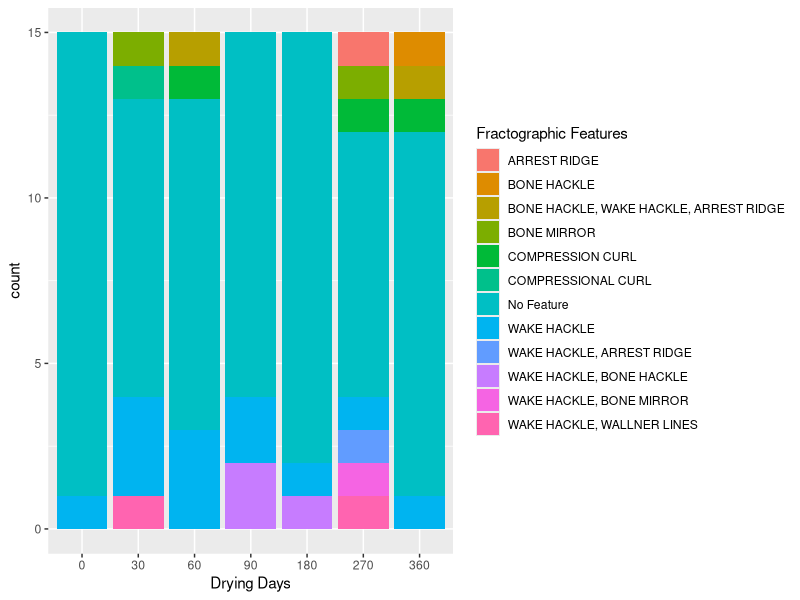
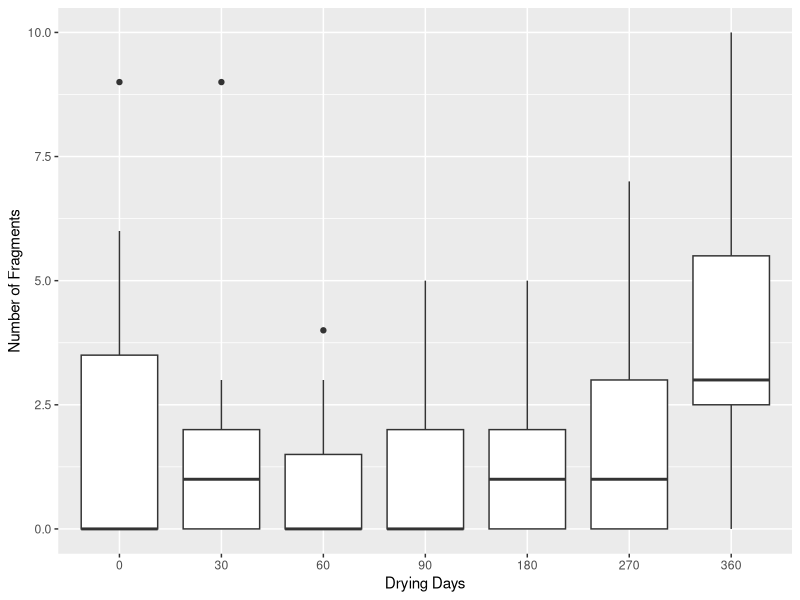
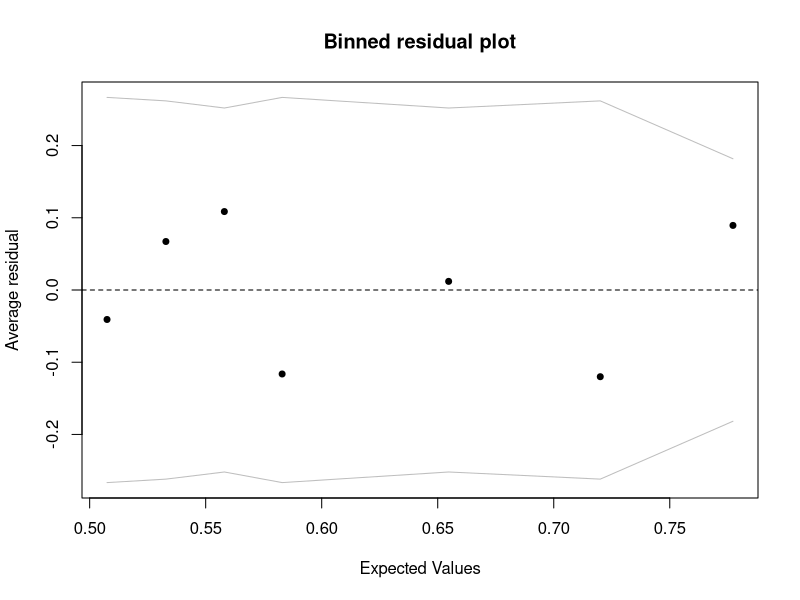
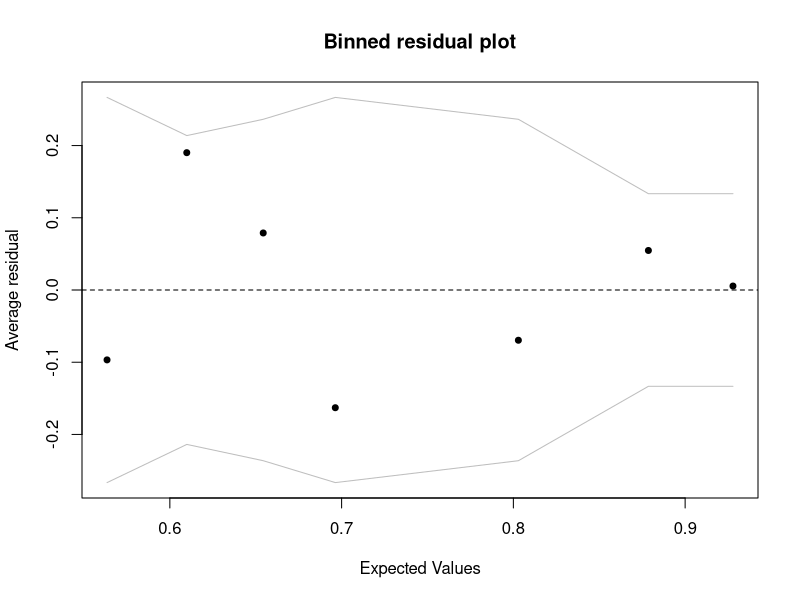
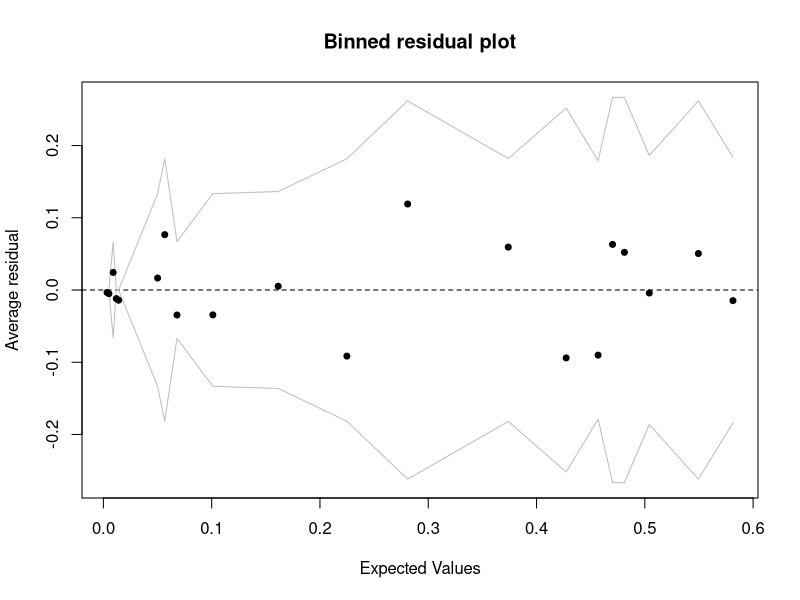
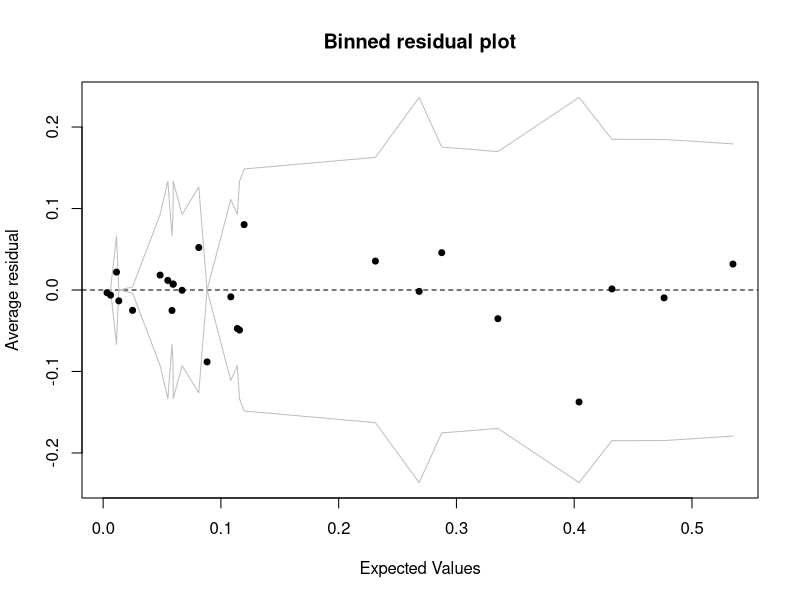
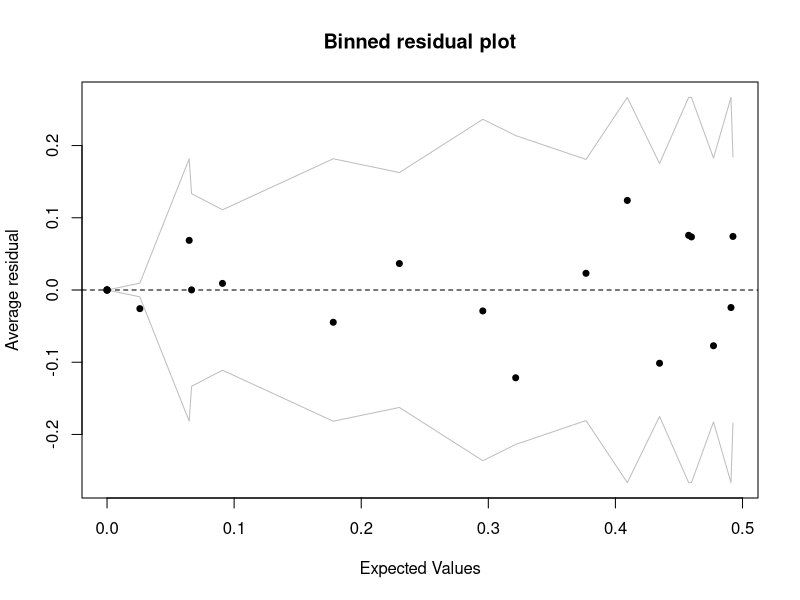
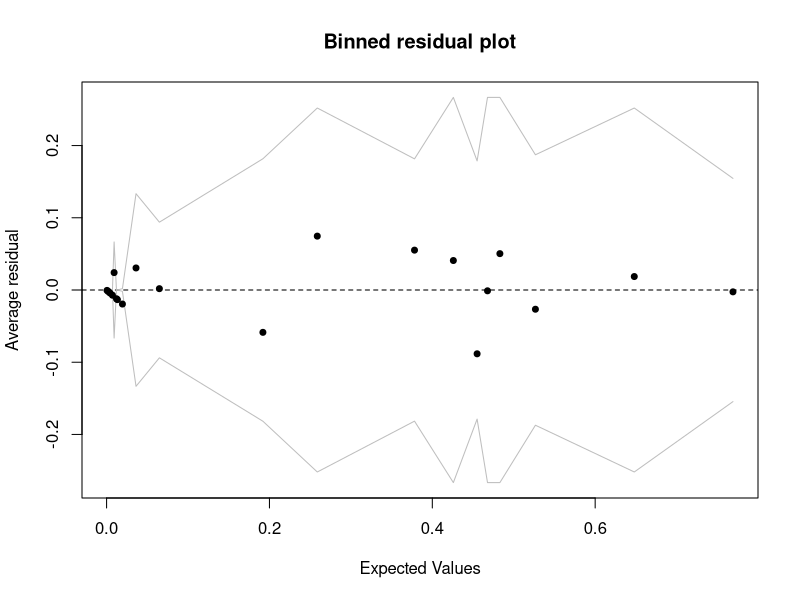

The R source for these figures, in order:
## ---- chunk 1
library(tidyverse)
library(readxl)
library(dplyr)
library(nnet)
library(rlist)
library(arm)
library(knitr)
# loading packages
## ---- chunk 2
bone <- readxl::read_xlsx("BU Thesis Data.xlsx", sheet = 2)
drop<-c()
for (i in 1:nrow(bone))  {
  if (is.na(bone$`Bone Type`[i])){
    drop <- c(drop, i)
  }
}
bone<-bone[-drop,]
# read bone and drop the date without information

# ignore unobserved bone
bone <- dplyr::select(bone,-`Bone Type`,-`Percentage of Feature Present`)
# select columns from Bone Type to Percentage of Feature Present
bone$`Bone Specimen` <- gsub("\\,.*","", bone$`Bone Specimen`)
bone$`Bone Specimen` <- gsub("[^0-9]","", bone$`Bone Specimen`)
bone$`days`<-as.numeric(bone$`Bone Specimen`)
bone<-mutate(bone,`Bone Specimen`=fct_relevel(`Bone Specimen`,'0','30','60','90','180','270','360'))

# creating variable drying day
typeof(bone$`Bone Specimen`)
bone$`Fractographic Features`[bone$`Fractographic Features`=="N/A"]<-"No Feature"
bone$`Fracture Angle`[bone$`Fracture Angle`=="N/A"]<-"non applicable"
bone$`Fracture Type`[bone$`Fracture Type`=="N/A"]<-"non applicable"
bone$`Fracture Surface`[bone$`Fracture Surface`=="N/A"]<-"non applicable"
bone$`Fracture Outline`[bone$`Fracture Outline`=="N/A"]<-"non applicable"
#Clean dependent variable

bone$`Bisecting Fracture`<-factor(bone$`Bisecting Fracture`)
bone$`Fracture-like`<-factor(bone$`Fracture-like`)
bone$`Fracture Angle`<-factor(bone$`Fracture Angle`)
bone$`Fracture Type`<-factor(bone$`Fracture Type`)
bone$`Fracture Surface`<-factor(bone$`Fracture Surface`)
bone$`Fracture Outline`<-factor(bone$`Fracture Outline`)

bone$`Fractographic Features`<-factor(bone$`Fractographic Features`)
# transfer variables to factor 
## ---- chunk 3
options(digits = 2) 
table1<-rbind(table(bone$`Bisecting Fracture`,bone$`Bone Specimen`)[2,]/15,table(bone$`Fracture-like`,bone$`Bone Specimen`)[2,]/15)
row.names(table1)<-c('Bisecting percentage','Fracture-like percentage')
kable(table1,caption = 'Bisecting Fracture and Fracture-like percentage for different drying-day groups')




ggplot(data = bone) + geom_bar(mapping = aes(x = `Bone Specimen`, fill = `Fractographic Features`))+labs(x="Drying Days")
ggplot(data = bone, mapping = aes(x = `Bone Specimen`, y = `Number of Fragments`)) + geom_boxplot()+labs(x="Drying Days")

## ---- chunk 4

fit.Bisect_Fracture<-glm(bone$`Bisecting Fracture`~bone$days,family = binomial())
summary(fit.Bisect_Fracture)
binnedplot(fitted(fit.Bisect_Fracture),resid(fit.Bisect_Fracture,type="response"))
## ---- chunk 5
fit.Fracture_like<-glm(bone$`Fracture-like`~bone$days,family = binomial())
summary(fit.Fracture_like)
binnedplot(fitted(fit.Fracture_like),resid(fit.Fracture_like,type="response"))
## ---- chunk 6
fit.Fracture_Angle<-multinom(bone$`Fracture Angle`~bone$days,trace = FALSE)
summary(fit.Fracture_Angle)
binnedplot(fitted(fit.Fracture_Angle),resid(fit.Fracture_Angle,type="response"))
## ---- chunk 7
fit.Number_of_Fragments <- glm(bone$`Number of Fragments` ~ bone$days, family="poisson")
summary(fit.Number_of_Fragments)
deviance(fit.Number_of_Fragments)/fit.Number_of_Fragments$df.residual
## ---- chunk 8
fit.Fracture_Type<-multinom(bone$`Fracture Type`~bone$days,trace = FALSE)
summary(fit.Fracture_Type)
binnedplot(fitted(fit.Fracture_Type),resid(fit.Fracture_Type,type="response"))
## ---- chunk 9
fit.Fracture_Surface<-multinom(bone$`Fracture Surface`~bone$days,trace = FALSE)
summary(fit.Fracture_Surface)
binnedplot(fitted(fit.Fracture_Surface),resid(fit.Fracture_Surface,type="response"))
## ---- chunk 10
fit.Fracture_Outline<-multinom(bone$`Fracture Outline`~bone$days,trace = FALSE)
summary(fit.Fracture_Outline)
binnedplot(fitted(fit.Fracture_Outline),resid(fit.Fracture_Outline,type="response"))

## ---- chunk 11
fit.Fractographic_Features<-multinom(bone$`Fractographic Features`~bone$days,trace = FALSE)
summary(fit.Fractographic_Features)
binnedplot(fitted(fit.Fractographic_Features),resid(fit.Fractographic_Features,type="response"))
